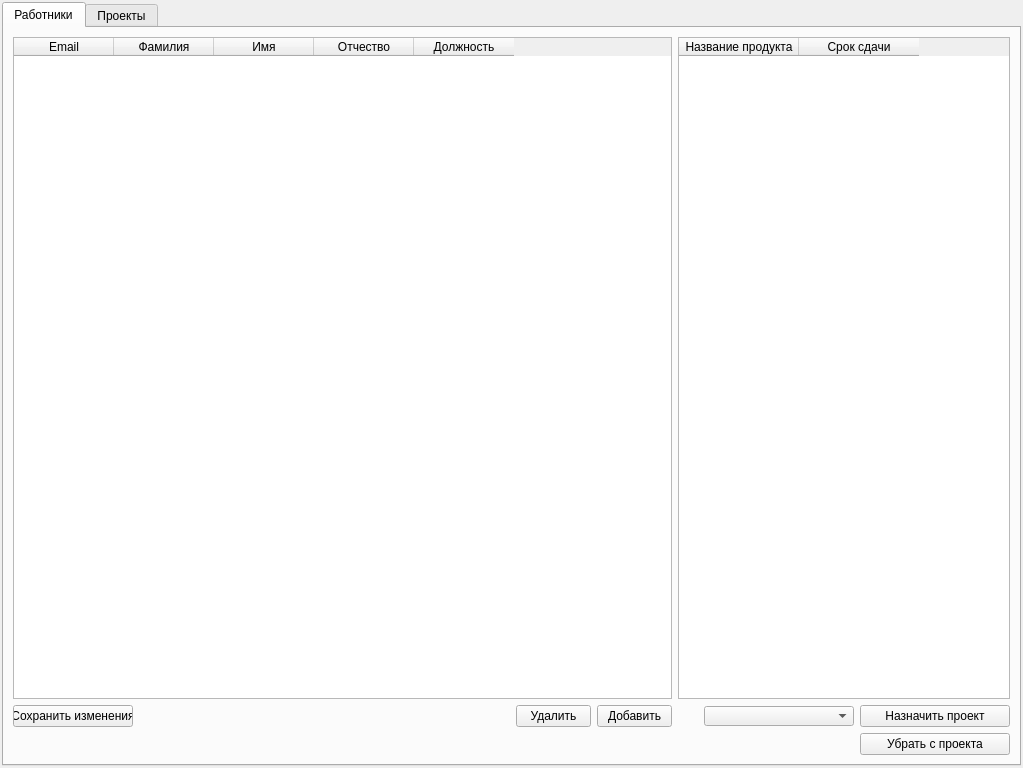
<?xml version="1.0" encoding="UTF-8"?>
<ui version="4.0">
 <class>MainWindow</class>
 <widget class="QMainWindow" name="MainWindow">
  <property name="geometry">
   <rect>
    <x>0</x>
    <y>0</y>
    <width>1023</width>
    <height>768</height>
   </rect>
  </property>
  <property name="sizePolicy">
   <sizepolicy hsizetype="Preferred" vsizetype="Preferred">
    <horstretch>0</horstretch>
    <verstretch>0</verstretch>
   </sizepolicy>
  </property>
  <property name="minimumSize">
   <size>
    <width>800</width>
    <height>600</height>
   </size>
  </property>
  <property name="maximumSize">
   <size>
    <width>16777215</width>
    <height>16777215</height>
   </size>
  </property>
  <property name="acceptDrops">
   <bool>true</bool>
  </property>
  <property name="windowTitle">
   <string>peMI</string>
  </property>
  <property name="windowIcon">
   <iconset>
    <normaloff>C:/Windows/System32/@AppHelpToast.png</normaloff>C:/Windows/System32/@AppHelpToast.png</iconset>
  </property>
  <property name="windowOpacity">
   <double>1.000000000000000</double>
  </property>
  <property name="iconSize">
   <size>
    <width>32</width>
    <height>32</height>
   </size>
  </property>
  <widget class="QWidget" name="centralwidget">
   <layout class="QGridLayout" name="gridLayout">
    <property name="leftMargin">
     <number>2</number>
    </property>
    <property name="topMargin">
     <number>2</number>
    </property>
    <property name="rightMargin">
     <number>2</number>
    </property>
    <property name="bottomMargin">
     <number>2</number>
    </property>
    <property name="spacing">
     <number>2</number>
    </property>
    <item row="0" column="2">
     <widget class="QTabWidget" name="tabWidget">
      <property name="currentIndex">
       <number>0</number>
      </property>
      <widget class="QWidget" name="tab">
       <attribute name="title">
        <string>Работники</string>
       </attribute>
       <layout class="QGridLayout" name="gridLayout_2">
        <item row="2" column="4">
         <widget class="QPushButton" name="del_worker">
          <property name="sizePolicy">
           <sizepolicy hsizetype="Minimum" vsizetype="Fixed">
            <horstretch>0</horstretch>
            <verstretch>0</verstretch>
           </sizepolicy>
          </property>
          <property name="minimumSize">
           <size>
            <width>75</width>
            <height>0</height>
           </size>
          </property>
          <property name="maximumSize">
           <size>
            <width>75</width>
            <height>16777215</height>
           </size>
          </property>
          <property name="text">
           <string>Удалить</string>
          </property>
         </widget>
        </item>
        <item row="2" column="5">
         <widget class="QPushButton" name="add_worker">
          <property name="sizePolicy">
           <sizepolicy hsizetype="Minimum" vsizetype="Fixed">
            <horstretch>0</horstretch>
            <verstretch>0</verstretch>
           </sizepolicy>
          </property>
          <property name="minimumSize">
           <size>
            <width>75</width>
            <height>0</height>
           </size>
          </property>
          <property name="maximumSize">
           <size>
            <width>75</width>
            <height>16777215</height>
           </size>
          </property>
          <property name="text">
           <string>Добавить</string>
          </property>
         </widget>
        </item>
        <item row="4" column="8">
         <widget class="QPushButton" name="del_inproject">
          <property name="sizePolicy">
           <sizepolicy hsizetype="Minimum" vsizetype="Fixed">
            <horstretch>0</horstretch>
            <verstretch>0</verstretch>
           </sizepolicy>
          </property>
          <property name="text">
           <string>Убрать с проекта</string>
          </property>
         </widget>
        </item>
        <item row="1" column="0" colspan="6">
         <widget class="QTableWidget" name="workers_table">
          <property name="selectionBehavior">
           <enum>QAbstractItemView::SelectRows</enum>
          </property>
          <property name="gridStyle">
           <enum>Qt::SolidLine</enum>
          </property>
          <column>
           <property name="text">
            <string>Email</string>
           </property>
          </column>
          <column>
           <property name="text">
            <string>Фамилия</string>
           </property>
          </column>
          <column>
           <property name="text">
            <string>Имя</string>
           </property>
          </column>
          <column>
           <property name="text">
            <string>Отчество</string>
           </property>
          </column>
          <column>
           <property name="text">
            <string>Должность</string>
           </property>
          </column>
         </widget>
        </item>
        <item row="2" column="1" colspan="3">
         <spacer name="horizontalSpacer_2">
          <property name="orientation">
           <enum>Qt::Horizontal</enum>
          </property>
          <property name="sizeType">
           <enum>QSizePolicy::Preferred</enum>
          </property>
          <property name="sizeHint" stdset="0">
           <size>
            <width>20</width>
            <height>20</height>
           </size>
          </property>
         </spacer>
        </item>
        <item row="2" column="7">
         <widget class="QComboBox" name="project_box">
          <property name="sizePolicy">
           <sizepolicy hsizetype="Fixed" vsizetype="Fixed">
            <horstretch>60</horstretch>
            <verstretch>20</verstretch>
           </sizepolicy>
          </property>
          <property name="minimumSize">
           <size>
            <width>110</width>
            <height>20</height>
           </size>
          </property>
          <property name="maximumSize">
           <size>
            <width>150</width>
            <height>20</height>
           </size>
          </property>
         </widget>
        </item>
        <item row="2" column="6">
         <spacer name="horizontalSpacer_5">
          <property name="orientation">
           <enum>Qt::Horizontal</enum>
          </property>
          <property name="sizeType">
           <enum>QSizePolicy::Fixed</enum>
          </property>
          <property name="sizeHint" stdset="0">
           <size>
            <width>20</width>
            <height>20</height>
           </size>
          </property>
         </spacer>
        </item>
        <item row="2" column="8">
         <widget class="QPushButton" name="new_inproject">
          <property name="sizePolicy">
           <sizepolicy hsizetype="MinimumExpanding" vsizetype="Fixed">
            <horstretch>0</horstretch>
            <verstretch>0</verstretch>
           </sizepolicy>
          </property>
          <property name="minimumSize">
           <size>
            <width>120</width>
            <height>20</height>
           </size>
          </property>
          <property name="maximumSize">
           <size>
            <width>150</width>
            <height>16777215</height>
           </size>
          </property>
          <property name="baseSize">
           <size>
            <width>120</width>
            <height>0</height>
           </size>
          </property>
          <property name="text">
           <string>Назначить проект</string>
          </property>
         </widget>
        </item>
        <item row="2" column="0">
         <widget class="QPushButton" name="save_workers">
          <property name="sizePolicy">
           <sizepolicy hsizetype="Maximum" vsizetype="Fixed">
            <horstretch>0</horstretch>
            <verstretch>0</verstretch>
           </sizepolicy>
          </property>
          <property name="minimumSize">
           <size>
            <width>120</width>
            <height>0</height>
           </size>
          </property>
          <property name="maximumSize">
           <size>
            <width>120</width>
            <height>16777215</height>
           </size>
          </property>
          <property name="sizeIncrement">
           <size>
            <width>0</width>
            <height>0</height>
           </size>
          </property>
          <property name="baseSize">
           <size>
            <width>0</width>
            <height>0</height>
           </size>
          </property>
          <property name="text">
           <string>Сохранить изменения</string>
          </property>
         </widget>
        </item>
        <item row="1" column="6" colspan="3">
         <widget class="QTableWidget" name="current_projects_table">
          <property name="sizePolicy">
           <sizepolicy hsizetype="Expanding" vsizetype="Expanding">
            <horstretch>0</horstretch>
            <verstretch>0</verstretch>
           </sizepolicy>
          </property>
          <property name="minimumSize">
           <size>
            <width>300</width>
            <height>0</height>
           </size>
          </property>
          <property name="maximumSize">
           <size>
            <width>1000</width>
            <height>16777215</height>
           </size>
          </property>
          <property name="editTriggers">
           <set>QAbstractItemView::NoEditTriggers</set>
          </property>
          <property name="selectionBehavior">
           <enum>QAbstractItemView::SelectRows</enum>
          </property>
          <property name="gridStyle">
           <enum>Qt::SolidLine</enum>
          </property>
          <attribute name="horizontalHeaderCascadingSectionResizes">
           <bool>false</bool>
          </attribute>
          <attribute name="horizontalHeaderDefaultSectionSize">
           <number>120</number>
          </attribute>
          <attribute name="horizontalHeaderMinimumSectionSize">
           <number>39</number>
          </attribute>
          <attribute name="horizontalHeaderShowSortIndicator" stdset="0">
           <bool>false</bool>
          </attribute>
          <attribute name="horizontalHeaderStretchLastSection">
           <bool>false</bool>
          </attribute>
          <column>
           <property name="text">
            <string>Название продукта</string>
           </property>
           <property name="textAlignment">
            <set>AlignCenter</set>
           </property>
          </column>
          <column>
           <property name="text">
            <string>Срок сдачи</string>
           </property>
          </column>
         </widget>
        </item>
       </layout>
      </widget>
      <widget class="QWidget" name="tab_2">
       <attribute name="title">
        <string>Проекты</string>
       </attribute>
       <layout class="QGridLayout" name="gridLayout_3">
        <item row="2" column="3">
         <widget class="QPushButton" name="add_project">
          <property name="text">
           <string>Добавить</string>
          </property>
         </widget>
        </item>
        <item row="2" column="0">
         <spacer name="horizontalSpacer_3">
          <property name="orientation">
           <enum>Qt::Horizontal</enum>
          </property>
          <property name="sizeType">
           <enum>QSizePolicy::Expanding</enum>
          </property>
          <property name="sizeHint" stdset="0">
           <size>
            <width>80</width>
            <height>20</height>
           </size>
          </property>
         </spacer>
        </item>
        <item row="0" column="0" colspan="5">
         <widget class="QTableWidget" name="projects_table">
          <property name="selectionBehavior">
           <enum>QAbstractItemView::SelectRows</enum>
          </property>
          <attribute name="horizontalHeaderDefaultSectionSize">
           <number>120</number>
          </attribute>
          <column>
           <property name="text">
            <string>Название продукта</string>
           </property>
          </column>
          <column>
           <property name="text">
            <string>Срок сдачи</string>
           </property>
          </column>
         </widget>
        </item>
        <item row="2" column="4">
         <widget class="QPushButton" name="del_project">
          <property name="text">
           <string>Удалить</string>
          </property>
         </widget>
        </item>
        <item row="2" column="2">
         <spacer name="horizontalSpacer_4">
          <property name="orientation">
           <enum>Qt::Horizontal</enum>
          </property>
          <property name="sizeType">
           <enum>QSizePolicy::Preferred</enum>
          </property>
          <property name="sizeHint" stdset="0">
           <size>
            <width>20</width>
            <height>20</height>
           </size>
          </property>
         </spacer>
        </item>
        <item row="2" column="1">
         <widget class="QPushButton" name="save_projects">
          <property name="text">
           <string>Сохранить изменения</string>
          </property>
         </widget>
        </item>
       </layout>
      </widget>
     </widget>
    </item>
   </layout>
  </widget>
 </widget>
 <resources/>
 <connections/>
</ui>
